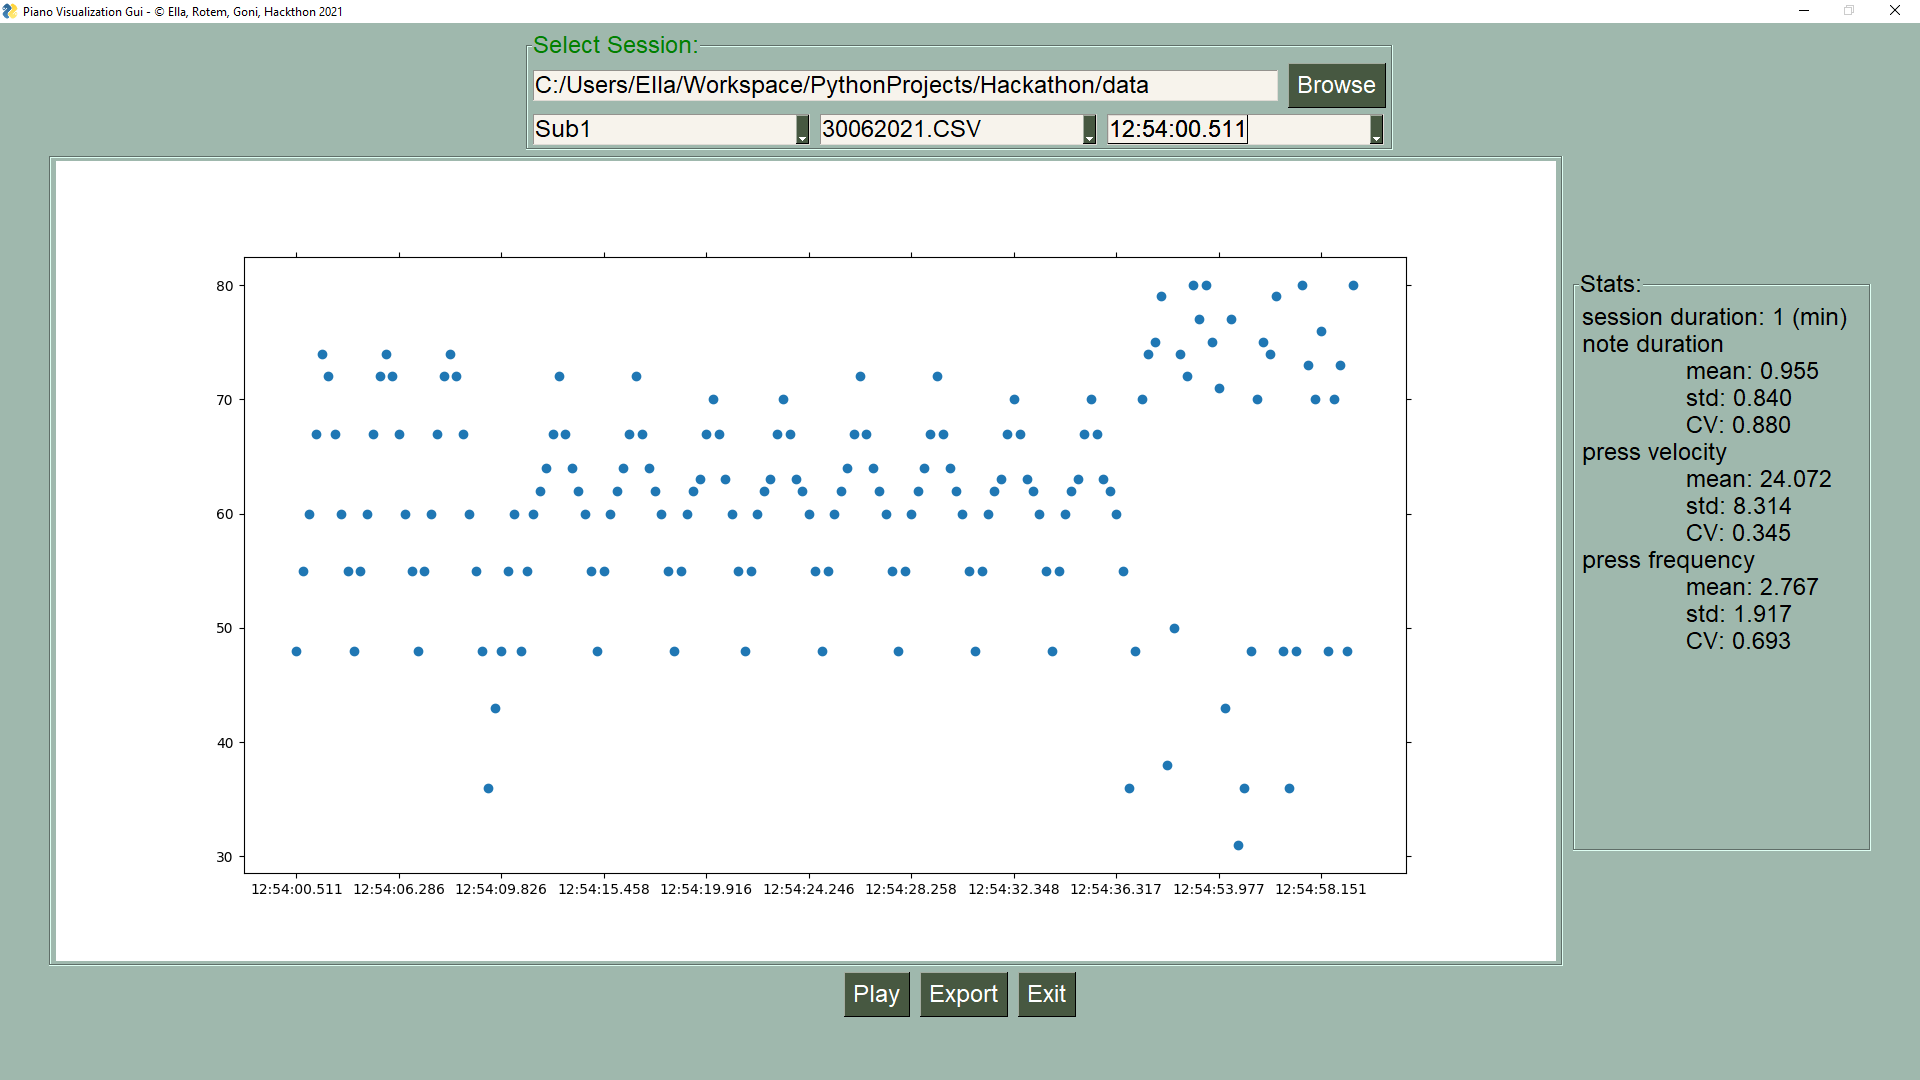

This chart was generated by the following Python code:
import PySimpleGUI as sg
import matplotlib
from matplotlib.backends.backend_tkagg import FigureCanvasTkAgg
matplotlib.use('TkAgg')

from zoom import ZoomPan


def draw_figure(canvas, figure):
    '''
    draw matplotlib figure on pySimplegui
    :param canvas: canvas element
    :param figure: matplotlib figure
    :return: agg figure
    '''
    figure_canvas_agg = FigureCanvasTkAgg(figure, canvas)
    figure_canvas_agg.draw()
    figure_canvas_agg.get_tk_widget().pack(side='top', fill='both', expand=1)
    return figure_canvas_agg

def gui_window():
    '''
    Gui layout definition
    :return:
    '''
    sg.ChangeLookAndFeel('GreenTan')

    frame1 = [
        [sg.Input('Browse Subject Directory', do_not_clear=True, size=(57, 20), tooltip='Input', key="main_dir",enable_events=True), sg.FolderBrowse()],
        [sg.Combo([''], default_value='subject', size=(20,35), key='subject', disabled=True, enable_events=True),
        sg.Combo([''], default_value='day', size=(20, 35), key='day', disabled=True, enable_events=True),
        sg.Combo([''], default_value='session', size=(20, 35), key='session', disabled=True, enable_events=True)]
                ]

    fig = matplotlib.figure.Figure(figsize=(15, 8), dpi=100)

    ax = fig.add_subplot(111)

    frame2 = [
        [sg.Canvas(key='-CANVAS-')]
                ]
    # stats frame
    frame3 = [
        [sg.Text('', size=(20, 20), key='stats')],
    ]

    layout = [
        [sg.Frame('Select Session:', frame1, title_color='green')],
        [sg.Frame('', frame2, title_color='black'), sg.Frame('Stats:', frame3, title_color='black')],
        [sg.Button('Play', key='play', disabled=True, enable_events=True), sg.Button('Export', key='export', enable_events=True, disabled=True), sg.Button('Exit')],
             ]

    window = sg.Window('Piano Visualization Gui - © Ella, Rotem, Goni, Hackthon 2021', layout, finalize=True,
                       element_justification='center', font='Helvetica 18')
    window.Maximize()

    fig_canvas_agg = draw_figure(window.find_element('-CANVAS-').TKCanvas, fig)

    return window, ax, fig_canvas_agg

def draw_graph(canvas, ax, df):
    '''
    update graph with new data according to interactive gui
    :param canvas: canvas element in gui
    :param ax: axis object of matplotlib
    :param df: DataFrame data to plot
    :return: None
    '''
    df = df[df.action == 1]
    t = df.time
    ax.cla()
    ax.scatter(t, df.note)
    ax.set_xticks(t[0:-1:int(len(t)/10)])
    zp = ZoomPan()
    figZoom = zp.zoom_factory(ax, base_scale=1.1)
    figPan = zp.pan_factory(ax)
    canvas.draw()
